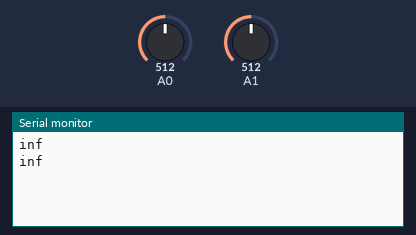
Simulated run of this sketch. Board: Arduino Uno, built with avr-gcc and run on an emulated ATmega328P. Shown: the last lines printed to the serial monitor. Inputs (shaded band) come from the test bench; at power-on: A0 = 512, A1 = 512.

Above: at 1.8 s.
1.9 s: A0 set to 716
At 2.8 s:
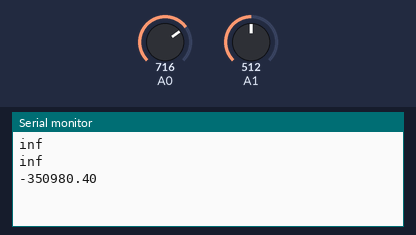
4.5 s: A1 set to 306
At 5.5 s:
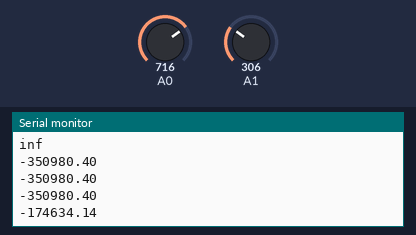
6.0 s: A0 set to 900
At 6.8 s:
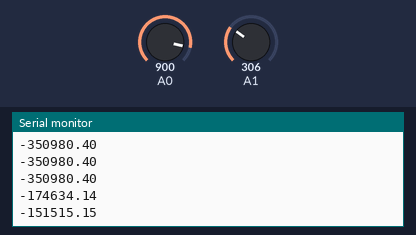
7.5 s: A1 set to 122
At 8.8 s:
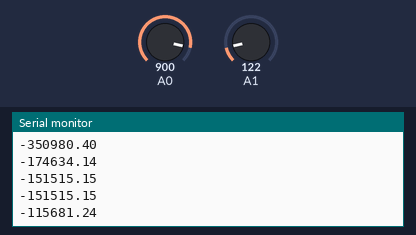
Timing chart, 0 to 10.0 s (numbered marks = the images above; inputs shaded):
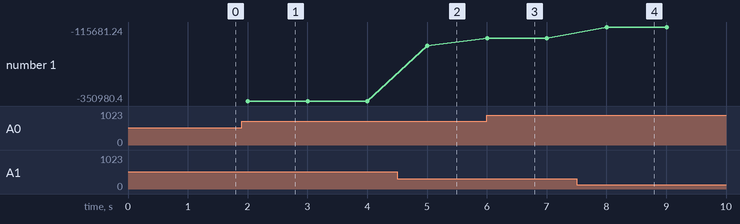

The sketch:

resistance-reader.ino
```cpp
// the setup routine runs once when you press reset:
void setup() {
  // initialize serial communication at 9600 bits per second:
  Serial.begin(9600);
}

// the loop routine runs over and over again forever:
void loop() {

  double sensorZero = analogRead(A0);
  double voltageZero = (sensorZero * 5) / 1023;

  double sensorOne = analogRead(A1);
  double voltageOne = (sensorOne * 5) / 1023;

  double resistance = (100000 * voltageZero) / (voltageOne - voltageZero);

  double temperature = -48.5 * log(resistance) + 635.07;

  // print out voltage
  //Serial.println(voltageZero);
  //Serial.println(voltageOne);
  Serial.println(resistance);
  //Serial.println(temperature);
  delay(1000); // delay in between reads for stability
}
```

Measured:
- after the input at 1.9 s, the serial monitor: prints a new line after 0.10 s (image 1)
- after the input at 4.5 s, the serial monitor: prints a new line after 0.50 s (image 2)
- after the input at 6.0 s, the serial monitor: prints a new line at once (image 3)
- after the input at 7.5 s, the serial monitor: prints a new line after 0.51 s (image 4)
- plotted number 1: -350980.4 → -174634.14 after the input at 4.5 s, -174634.14 → -151515.15 after the input at 6.0 s, -151515.15 → -115681.24 after the input at 7.5 s
